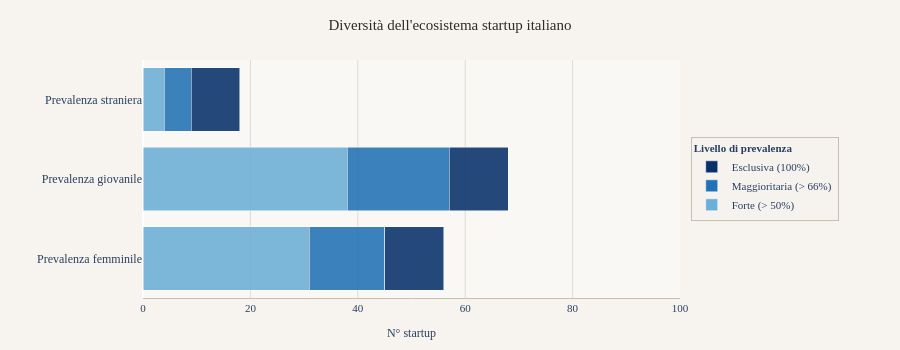

Notebook code for this chart:
### Markdown cell above
### Versione 2

### Code cell
import plotly.graph_objects as go
import pandas as pd

mpl_font = 'Times New Roman, serif'

# ── 1. PREP DATI ─────────────────────────────────────────────
n_tot = len(df)

dimensioni = {
    'Prevalenza femminile': 'prevalenza_femminile',
    'Prevalenza giovanile': 'prevalenza_giovanile',
    'Prevalenza straniera': 'prevalenza_straniera',
}

livelli = ['Forte', 'Maggioritaria', 'Esclusiva']
colori  = ['#6baed6', '#2171b5', '#08306b']
soglie  = {'Forte': '> 50%', 'Maggioritaria': '> 66%', 'Esclusiva': '100%'}

records = []
for label, col in dimensioni.items():
    for livello in livelli:
        n = (df[col] == livello).sum()
        records.append({
            'dimensione': label,
            'livello': livello,
            'n': n,
            'pct': round(n / n_tot * 100, 1)
        })

agg = pd.DataFrame(records)
dim_labels = list(dimensioni.keys())

# ── 2. FIGURA ────────────────────────────────────────────────
fig = go.Figure()

for livello, colore in zip(livelli, colori):
    subset = agg[agg['livello'] == livello]
    vals   = [subset[subset['dimensione'] == d]['n'].values[0] for d in dim_labels]
    pcts   = [subset[subset['dimensione'] == d]['pct'].values[0] for d in dim_labels]

    fig.add_trace(go.Bar(
        name=f"{livello} ({soglie[livello]})",
        y=dim_labels,
        x=vals,
        orientation='h',
        marker=dict(color=colore, opacity=0.88, line=dict(width=0.5, color='white')),
        customdata=[[v, p, livello, soglie[livello]] for v, p in zip(vals, pcts)],
        hovertemplate=(
            "<b>%{y}</b><br>"
            "Livello: <b>%{customdata[2]}</b> (%{customdata[3]} della compagine societaria)<br>"
            "Startup: <b>%{customdata[0]}</b><br>"
            "Sul totale campione: <b>%{customdata[1]}%</b>"
            "<extra></extra>"
        ),
    ))

# ── 3. LAYOUT ────────────────────────────────────────────────
fig.update_layout(
    barmode='stack',
    title=dict(
        text="Diversità dell'ecosistema startup italiano",
        font=dict(size=15, family=mpl_font, color='#2c2c2c'),
        x=0.5, xanchor='center', pad=dict(t=10)
    ),
    xaxis=dict(
        title='N° startup',
        title_font=dict(size=12, family=mpl_font),
        tickfont=dict(size=11, family=mpl_font),
        gridcolor='#e0dbd4',
        showline=True, linecolor='#c8bfb0',
        range=[0, 100],
    ),
    yaxis=dict(
        title='',
        tickfont=dict(size=12, family=mpl_font),
        automargin=True,
    ),
    legend=dict(
        title=dict(
            text='<b>Livello di prevalenza</b>',
            font=dict(size=11, family=mpl_font),
        ),
        bgcolor='rgba(247,244,239,0.92)',
        bordercolor='#c8bfb0',
        borderwidth=1,
        font=dict(size=11, family=mpl_font),
        x=1.02, y=0.5,
        xanchor='left', yanchor='middle',
    ),
    paper_bgcolor='#f7f4ef',
    plot_bgcolor='#faf8f4',
    margin=dict(l=20, r=220, t=60, b=50),
    height=350,
)

fig.show()

### Figure 1 — Plotly figure (JSON) as saved in the notebook; plotly's stock layout.template omitted (floating-point values rounded to 4 significant figures)
{"data": [{"customdata": [[31, 4.7, "Forte", "> 50%"], [38, 5.8, "Forte", "> 50%"], [4, 0.6, "Forte", "> 50%"]], "hovertemplate": "<b>%{y}</b><br>Livello: <b>%{customdata[2]}</b> (%{customdata[3]} della compagine societaria)<br>Startup: <b>%{customdata[0]}</b><br>Sul totale campione: <b>%{customdata[1]}%</b><extra></extra>", "marker": {"color": "#6baed6", "line": {"color": "white", "width": 0.5}, "opacity": 0.88}, "name": "Forte (> 50%)", "orientation": "h", "type": "bar", "x": [31, 38, 4], "y": ["Prevalenza femminile", "Prevalenza giovanile", "Prevalenza straniera"]}, {"customdata": [[14, 2.1, "Maggioritaria", "> 66%"], [19, 2.9, "Maggioritaria", "> 66%"], [5, 0.8, "Maggioritaria", "> 66%"]], "hovertemplate": "<b>%{y}</b><br>Livello: <b>%{customdata[2]}</b> (%{customdata[3]} della compagine societaria)<br>Startup: <b>%{customdata[0]}</b><br>Sul totale campione: <b>%{customdata[1]}%</b><extra></extra>", "marker": {"color": "#2171b5", "line": {"color": "white", "width": 0.5}, "opacity": 0.88}, "name": "Maggioritaria (> 66%)", "orientation": "h", "type": "bar", "x": [14, 19, 5], "y": ["Prevalenza femminile", "Prevalenza giovanile", "Prevalenza straniera"]}, {"customdata": [[11, 1.7, "Esclusiva", "100%"], [11, 1.7, "Esclusiva", "100%"], [9, 1.4, "Esclusiva", "100%"]], "hovertemplate": "<b>%{y}</b><br>Livello: <b>%{customdata[2]}</b> (%{customdata[3]} della compagine societaria)<br>Startup: <b>%{customdata[0]}</b><br>Sul totale campione: <b>%{customdata[1]}%</b><extra></extra>", "marker": {"color": "#08306b", "line": {"color": "white", "width": 0.5}, "opacity": 0.88}, "name": "Esclusiva (100%)", "orientation": "h", "type": "bar", "x": [11, 11, 9], "y": ["Prevalenza femminile", "Prevalenza giovanile", "Prevalenza straniera"]}], "layout": {"barmode": "stack", "height": 350, "legend": {"bgcolor": "rgba(247,244,239,0.92)", "bordercolor": "#c8bfb0", "borderwidth": 1, "font": {"family": "Times New Roman, serif", "size": 11}, "title": {"font": {"family": "Times New Roman, serif", "size": 11}, "text": "<b>Livello di prevalenza</b>"}, "x": 1.02, "xanchor": "left", "y": 0.5, "yanchor": "middle"}, "margin": {"b": 50, "l": 20, "r": 220, "t": 60}, "paper_bgcolor": "#f7f4ef", "plot_bgcolor": "#faf8f4", "title": {"font": {"color": "#2c2c2c", "family": "Times New Roman, serif", "size": 15}, "pad": {"t": 10}, "text": "Diversità dell'ecosistema startup italiano", "x": 0.5, "xanchor": "center"}, "xaxis": {"gridcolor": "#e0dbd4", "linecolor": "#c8bfb0", "range": [0, 100], "showline": true, "tickfont": {"family": "Times New Roman, serif", "size": 11}, "title": {"font": {"family": "Times New Roman, serif", "size": 12}, "text": "N° startup"}}, "yaxis": {"automargin": true, "tickfont": {"family": "Times New Roman, serif", "size": 12}, "title": {"text": ""}}}}
